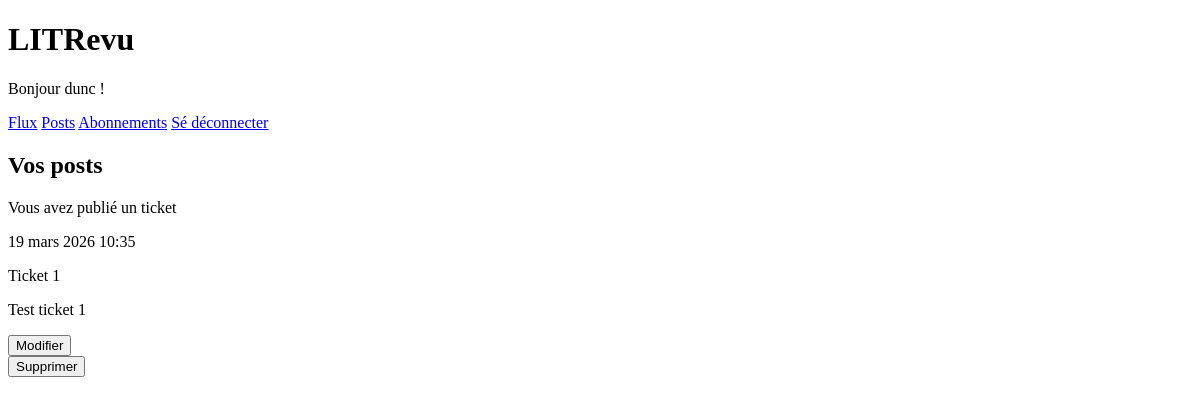
The page /posts/ (signed in) on the database as committed earlier.
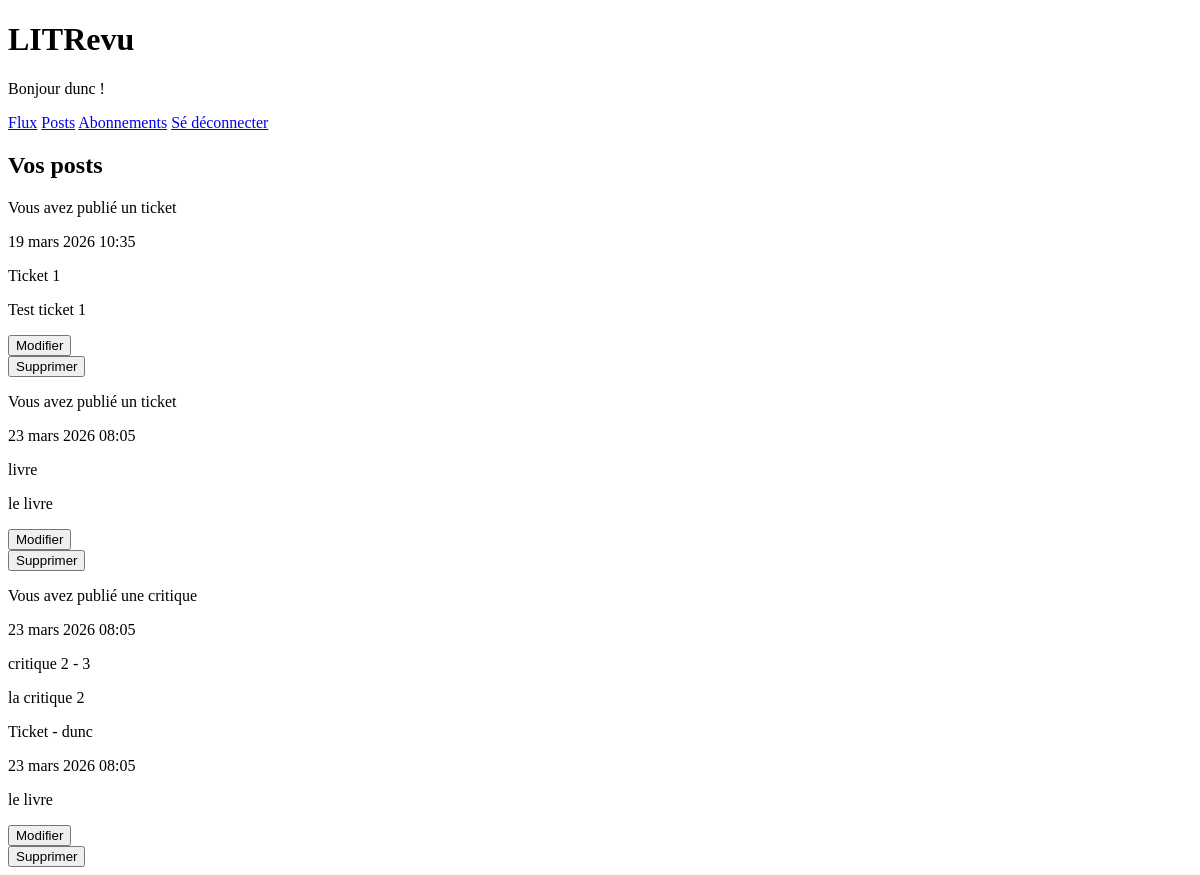
The same page on the database as committed later.
### authentication/models.py (models this page shows)
class User(AbstractUser):
    follows = models.ManyToManyField('self', symmetrical=False, related_name='followers', blank=True)

### review_app/models.py (models this page shows)
class Ticket(models.Model):
    title = models.CharField(max_length=120)
    description = models.TextField()
    image = models.ImageField(upload_to='images/', blank=True)
    time_created = models.DateTimeField(auto_now_add=True)
    author = models.ForeignKey(settings.AUTH_USER_MODEL, on_delete=models.CASCADE)

class Review(models.Model):
    ticket = models.ForeignKey(to=Ticket, on_delete=models.CASCADE)
    rating = models.PositiveSmallIntegerField(validators=[MinValueValidator(0), MaxValueValidator(5)])
    headline = models.CharField(max_length=128)
    body = models.TextField()
    author = models.ForeignKey(to=settings.AUTH_USER_MODEL, on_delete=models.CASCADE)
    time_created = models.DateTimeField(auto_now_add=True)

### review_app/views.py (the view)
# urls.py: path("posts/", review_app.views.posts, name='posts'),
@login_required
def posts(request):
    tickets = Ticket.objects.filter(author=request.user)
    reviews = Review.objects.filter(author=request.user)
    context = {'tickets': tickets, 'reviews': reviews}
    return render(request, 'review_app/posts.html', {'context': context})

### review_app/templates/review_app/posts.html (shortened to what this page needs)
{% extends 'base.html' %}
{% block content %}
    <h2>Vos posts</h2>
    {% if context.tickets %}
        {% for ticket in context.tickets %}
            <p>Vous avez publié un ticket</p>
            <p>{{ ticket.time_created }}</p>
            <p>{{ ticket.title }}</p>
            <p>{{ ticket.description }}</p>
        <form action="{% url 'edit-ticket' ticket.id %}">
            <button type="submit">Modifier</button>
        </form>
        <form action="{% url 'delete-ticket' ticket.id %}">
            <button type="submit">Supprimer</button>
        </form>
        {% endfor %}
    {% endif %}
    {% if context.reviews %}
        {% for review in context.reviews %}
            <p>Vous avez publié une critique</p>
            <p>{{ review.time_created }}</p>
            <p>{{ review.headline }} - {{ review.rating }}</p>
            <p>{{ review.body }}</p>
            <p>Ticket - {{ review.ticket.author }}</p>
            <p>{{ review.ticket.time_created }}</p>
            <p>{{ review.ticket.description }}</p>
        <form action="{% url 'edit-review' review.id %}">
            <button type="submit">Modifier</button>
        </form>
        <form action="{% url 'delete-review' review.id %}">
            <button type="submit">Supprimer</button>
        </form>
        {% endfor %}
    {% endif %}
{% endblock content %}

### templates/base.html (shortened to what this page needs)
<!DOCTYPE html>
<html lang="fr">
    <head>
    </head>
    <body>
        <header>
            <h1>LITRevu</h1>
            {% if user.is_authenticated %}
            <p>Bonjour {{ request.user }} !</p>
            <a href="{% url 'feed' %}">Flux</a>
            <a href="{% url 'posts' %}">Posts</a>
            <a href="{% url 'follow' %}">Abonnements</a>
            <a href="{% url 'logout' %}">Sé déconnecter</a>
            {% endif %}
        </header>
        {% block content %}
        {% endblock content %}
    </body>
</html>

Rows that differ between the two databases and show on the page:
added Ticket: time_created "23 mars 2026 08:05", title "livre", description "le livre"
added Review: time_created "23 mars 2026 08:05", headline "critique 2", rating "3", body "la critique 2", ticket.author "dunc", ticket.time_created "23 mars 2026 08:05", ticket.description "le livre"
